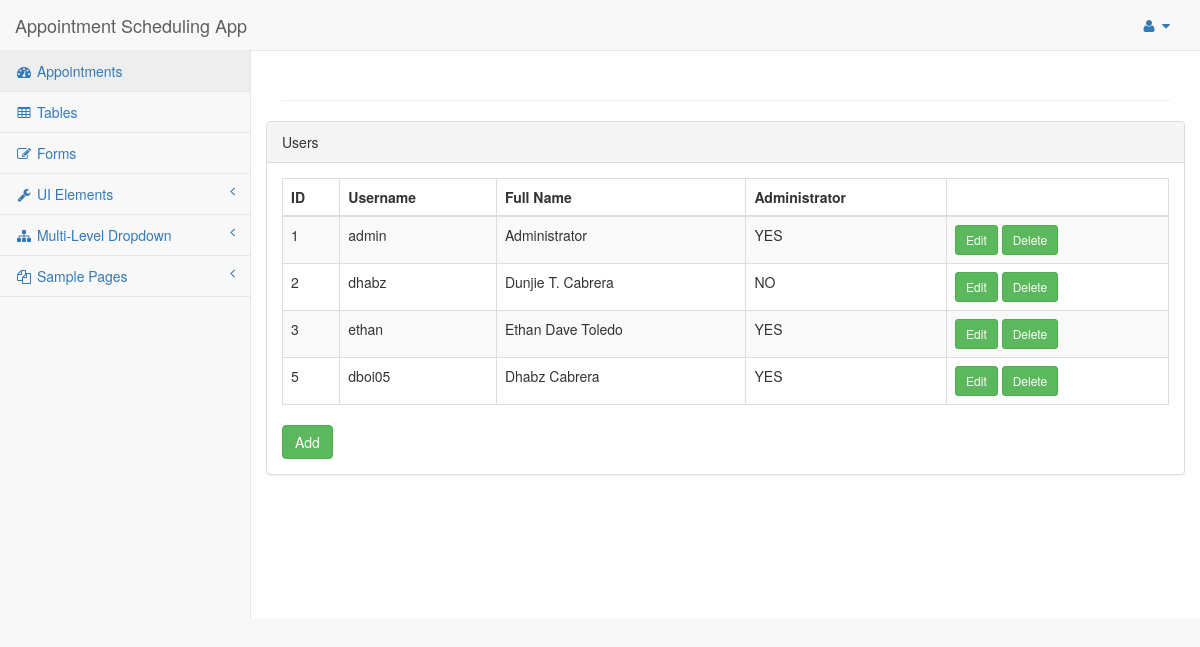
Screenshot of /asa/useradmin.php with the database file from the repository.
### tables this page shows
CREATE TABLE `useradmin` (
  `id` int(11) NOT NULL AUTO_INCREMENT,
  `username` varchar(20) DEFAULT NULL,
  `password` varchar(20) DEFAULT NULL,
  `fname` varchar(150) DEFAULT NULL,
  `admin` tinyint(1) DEFAULT NULL,
  PRIMARY KEY (`id`)
);

### asa/useradmin.php (the view, shortened to what this page needs)
<!DOCTYPE html>
<html lang="en">
<head>
    <link href="vendor/bootstrap/css/bootstrap.min.css" rel="stylesheet">
    <link href="vendor/metisMenu/metisMenu.min.css" rel="stylesheet">
    <link href="dist/css/sb-admin-2.css" rel="stylesheet">
    <link href="vendor/font-awesome/css/font-awesome.min.css" rel="stylesheet" type="text/css">
    <link href="vendor/datatables-plugins/dataTables.bootstrap.css" rel="stylesheet">
    <link href="vendor/datatables-responsive/dataTables.responsive.css" rel="stylesheet">
</head>
<body>
    <?php
        include('nav.php');
        include('setDB.php');
        $query = "SELECT * FROM asa.useradmin";
        $res = $con->query($query);
    ?>
    <div id="page-wrapper">
            <div class="row">
                <div class="col-lg-12">
                    <h1 class="page-header"><?php echo $_SESSION["fname"]; ?></h1>
                </div>
                <div class="row">
                <div class="col-lg-12">
                    <div class="panel panel-default">
                        <div class="panel-heading">
                            Users
                        </div>
                        <div class="panel-body">
                            <table width="100%" class="table table-striped table-bordered table-hover" id="dataTables-example">
                                <thead>
                                    <tr>
                                        <th>ID</th>
                                        <th>Username</th>
                                        <th>Full Name</th>
                                        <th>Administrator</th>
                                        <th></th>
                                    </tr>
                                </thead>
                                <tbody>
                                <?php
                                    while($row = $res->fetch_assoc())
                                    {
                                        echo "<tr class='odd gradeX'>";
                                        echo "<td>". $row['id']. "</td>";
                                        echo "<td>". $row['username']. "</td>";
                                        echo "<td>". $row['fname']. "</td>";
                                        if($row['admin']==1)
                                        {
                                            echo "<td>YES</td>";
                                        }
                                        else
                                        {
                                            echo "<td>NO</td>";
                                        }
                                        echo "<td>
                                                <a href=edituser.php?id=". $row['id'] ." class='btn btn-sm btn-success'>Edit</a>
                                                <a href=deluser.php?id=". $row['id'] ." class='btn btn-sm btn-success'>Delete</a>
                                            </td>";
                                        echo "</tr>";
                                    }
                                    ?>
                                </tbody>
                            </table>
                            <a href="userpage.php" class="btn btn-success">Add</a>
                        </div>
                    </div>
                </div>
            </div>
            </div>
    </div>
</body>
</html>

### asa/nav.php (shortened to what this page needs)
<nav class="navbar navbar-default navbar-static-top" role="navigation" style="margin-bottom: 0">
            <div class="navbar-header">
                <a class="navbar-brand" href="index.html">Appointment Scheduling App</a>
            </div>
            <ul class="nav navbar-top-links navbar-right">
                <li class="dropdown">
                    <a class="dropdown-toggle" data-toggle="dropdown" href="#">
                        <i class="fa fa-user fa-fw"></i> <i class="fa fa-caret-down"></i>
                    </a>
                </li>
            </ul>
            <div class="navbar-default sidebar" role="navigation">
                <div class="sidebar-nav navbar-collapse">
                    <ul class="nav" id="side-menu">
                        <li>
                            <a href="<?php echo $_SESSION['adminurl'] ?>"><i class="fa fa-dashboard fa-fw"></i> Appointments</a>
                        </li>
                        <li>
                            <a href="tables.html"><i class="fa fa-table fa-fw"></i> Tables</a>
                        </li>
                        <li>
                            <a href="forms.html"><i class="fa fa-edit fa-fw"></i> Forms</a>
                        </li>
                        <li>
                            <a href="#"><i class="fa fa-wrench fa-fw"></i> UI Elements<span class="fa arrow"></span></a>
                        </li>
                        <li>
                            <a href="#"><i class="fa fa-sitemap fa-fw"></i> Multi-Level Dropdown<span class="fa arrow"></span></a>
                        </li>
                        <li>
                            <a href="#"><i class="fa fa-files-o fa-fw"></i> Sample Pages<span class="fa arrow"></span></a>
                        </li>
                    </ul>
                </div>
            </div>
    </nav>

### rows the page displays
useradmin: id "1", username "admin", fname "Administrator", admin "YES"
useradmin: id "2", username "dhabz", fname "Dunjie T. Cabrera", admin "NO"
useradmin: id "3", username "ethan", fname "Ethan Dave Toledo", admin "YES"
useradmin: id "5", username "dboi05", fname "Dhabz Cabrera", admin "YES"
